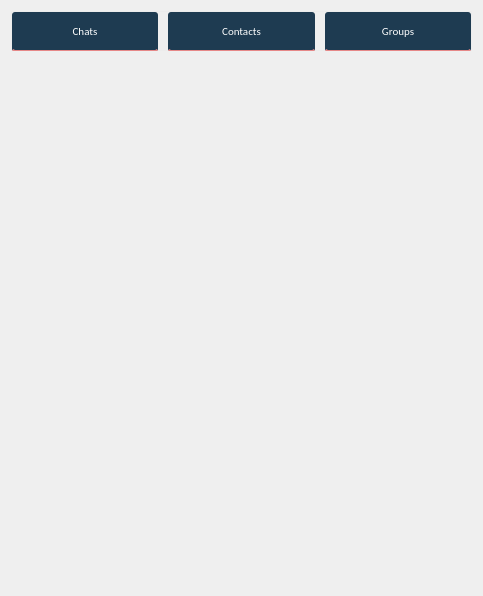
<?xml version="1.0" encoding="UTF-8"?>
<ui version="4.0">
 <class>Form</class>
 <widget class="QWidget" name="Form">
  <property name="geometry">
   <rect>
    <x>0</x>
    <y>0</y>
    <width>483</width>
    <height>596</height>
   </rect>
  </property>
  <property name="minimumSize">
   <size>
    <width>200</width>
    <height>0</height>
   </size>
  </property>
  <property name="maximumSize">
   <size>
    <width>16777215</width>
    <height>16777215</height>
   </size>
  </property>
  <property name="windowTitle">
   <string>Form</string>
  </property>
  <layout class="QVBoxLayout" name="verticalLayout">
   <item>
    <widget class="QFrame" name="framacyie_59">
     <property name="sizePolicy">
      <sizepolicy hsizetype="Preferred" vsizetype="Maximum">
       <horstretch>0</horstretch>
       <verstretch>0</verstretch>
      </sizepolicy>
     </property>
     <property name="maximumSize">
      <size>
       <width>16777215</width>
       <height>40</height>
      </size>
     </property>
     <property name="styleSheet">
      <string notr="true">border:1px solid rgb(236,236,236);</string>
     </property>
     <property name="frameShape">
      <enum>QFrame::StyledPanel</enum>
     </property>
     <property name="frameShadow">
      <enum>QFrame::Raised</enum>
     </property>
     <layout class="QHBoxLayout" name="horizontalLayout_15">
      <property name="spacing">
       <number>10</number>
      </property>
      <property name="leftMargin">
       <number>0</number>
      </property>
      <property name="topMargin">
       <number>0</number>
      </property>
      <property name="rightMargin">
       <number>0</number>
      </property>
      <property name="bottomMargin">
       <number>0</number>
      </property>
      <item>
       <widget class="QPushButton" name="show_chats">
        <property name="sizePolicy">
         <sizepolicy hsizetype="Preferred" vsizetype="Preferred">
          <horstretch>0</horstretch>
          <verstretch>0</verstretch>
         </sizepolicy>
        </property>
        <property name="minimumSize">
         <size>
          <width>50</width>
          <height>40</height>
         </size>
        </property>
        <property name="font">
         <font>
          <family>Calibri</family>
          <pointsize>8</pointsize>
         </font>
        </property>
        <property name="styleSheet">
         <string notr="true">QPushButton {
	background-color: rgb(30, 59, 81);	
	color: rgb(255, 255, 255);
	border: none;
	border-radius:3px;
	border-bottom: 2px solid rgb(230, 136, 136);
 }
QPushButton:hover{     
	background-color: rgb(230, 136, 136);
 }
QPushButton:pressed{     
	border-bottom: 5px solid  rgb(30, 59, 81);	
}</string>
        </property>
        <property name="text">
         <string>Chats</string>
        </property>
       </widget>
      </item>
      <item>
       <widget class="QPushButton" name="show_contacts">
        <property name="sizePolicy">
         <sizepolicy hsizetype="Preferred" vsizetype="Preferred">
          <horstretch>0</horstretch>
          <verstretch>0</verstretch>
         </sizepolicy>
        </property>
        <property name="minimumSize">
         <size>
          <width>50</width>
          <height>40</height>
         </size>
        </property>
        <property name="font">
         <font>
          <family>Calibri</family>
          <pointsize>8</pointsize>
         </font>
        </property>
        <property name="styleSheet">
         <string notr="true">QPushButton {
	background-color: rgb(30, 59, 81);	
	color: rgb(255, 255, 255);
	border: none;
	border-radius:3px;
	border-bottom: 2px solid rgb(230, 136, 136);
 }
QPushButton:hover{     
	background-color: rgb(230, 136, 136);
 }
QPushButton:pressed{     
	border-bottom: 5px solid  rgb(30, 59, 81);	
}</string>
        </property>
        <property name="text">
         <string>Contacts</string>
        </property>
       </widget>
      </item>
      <item>
       <widget class="QPushButton" name="show_groups">
        <property name="sizePolicy">
         <sizepolicy hsizetype="Preferred" vsizetype="Preferred">
          <horstretch>0</horstretch>
          <verstretch>0</verstretch>
         </sizepolicy>
        </property>
        <property name="minimumSize">
         <size>
          <width>50</width>
          <height>40</height>
         </size>
        </property>
        <property name="maximumSize">
         <size>
          <width>16777215</width>
          <height>16777215</height>
         </size>
        </property>
        <property name="font">
         <font>
          <family>Calibri</family>
          <pointsize>8</pointsize>
         </font>
        </property>
        <property name="styleSheet">
         <string notr="true">QPushButton {
	background-color: rgb(30, 59, 81);	
	color: rgb(255, 255, 255);
	border: none;
	border-radius:3px;
	border-bottom: 2px solid rgb(230, 136, 136);
 }
QPushButton:hover{     
	background-color: rgb(230, 136, 136);
 }
QPushButton:pressed{     
	border-bottom: 5px solid  rgb(30, 59, 81);	
}</string>
        </property>
        <property name="text">
         <string>Groups</string>
        </property>
       </widget>
      </item>
     </layout>
    </widget>
   </item>
   <item>
    <widget class="QStackedWidget" name="chat_list">
     <property name="frameShape">
      <enum>QFrame::NoFrame</enum>
     </property>
     <property name="frameShadow">
      <enum>QFrame::Plain</enum>
     </property>
     <property name="currentIndex">
      <number>2</number>
     </property>
     <widget class="QWidget" name="contact_list_page" native="true">
      <layout class="QVBoxLayout" name="verticalLayout_27">
       <property name="leftMargin">
        <number>0</number>
       </property>
       <property name="topMargin">
        <number>25</number>
       </property>
       <property name="rightMargin">
        <number>0</number>
       </property>
       <property name="bottomMargin">
        <number>0</number>
       </property>
       <item>
        <widget class="QScrollArea" name="contact_list">
         <property name="frameShape">
          <enum>QFrame::NoFrame</enum>
         </property>
         <property name="frameShadow">
          <enum>QFrame::Plain</enum>
         </property>
         <property name="widgetResizable">
          <bool>true</bool>
         </property>
         <widget class="QWidget" name="scrollAreaWidgetContents">
          <property name="geometry">
           <rect>
            <x>0</x>
            <y>0</y>
            <width>461</width>
            <height>502</height>
           </rect>
          </property>
         </widget>
        </widget>
       </item>
      </layout>
     </widget>
     <widget class="QWidget" name="group_list_page">
      <layout class="QVBoxLayout" name="verticalLayout_2">
       <item>
        <widget class="QScrollArea" name="group_list">
         <property name="frameShape">
          <enum>QFrame::NoFrame</enum>
         </property>
         <property name="frameShadow">
          <enum>QFrame::Plain</enum>
         </property>
         <property name="widgetResizable">
          <bool>true</bool>
         </property>
         <widget class="QWidget" name="scrollAreaWidgetContents_3">
          <property name="geometry">
           <rect>
            <x>0</x>
            <y>0</y>
            <width>439</width>
            <height>505</height>
           </rect>
          </property>
         </widget>
        </widget>
       </item>
      </layout>
     </widget>
     <widget class="QWidget" name="personal_chat_list_page">
      <layout class="QVBoxLayout" name="verticalLayout_3">
       <item>
        <widget class="QScrollArea" name="personal_chat_list">
         <property name="frameShape">
          <enum>QFrame::NoFrame</enum>
         </property>
         <property name="frameShadow">
          <enum>QFrame::Plain</enum>
         </property>
         <property name="widgetResizable">
          <bool>true</bool>
         </property>
         <widget class="QWidget" name="scrollAreaWidgetContents_2">
          <property name="geometry">
           <rect>
            <x>0</x>
            <y>0</y>
            <width>439</width>
            <height>505</height>
           </rect>
          </property>
         </widget>
        </widget>
       </item>
      </layout>
     </widget>
    </widget>
   </item>
  </layout>
 </widget>
 <resources/>
 <connections/>
</ui>
